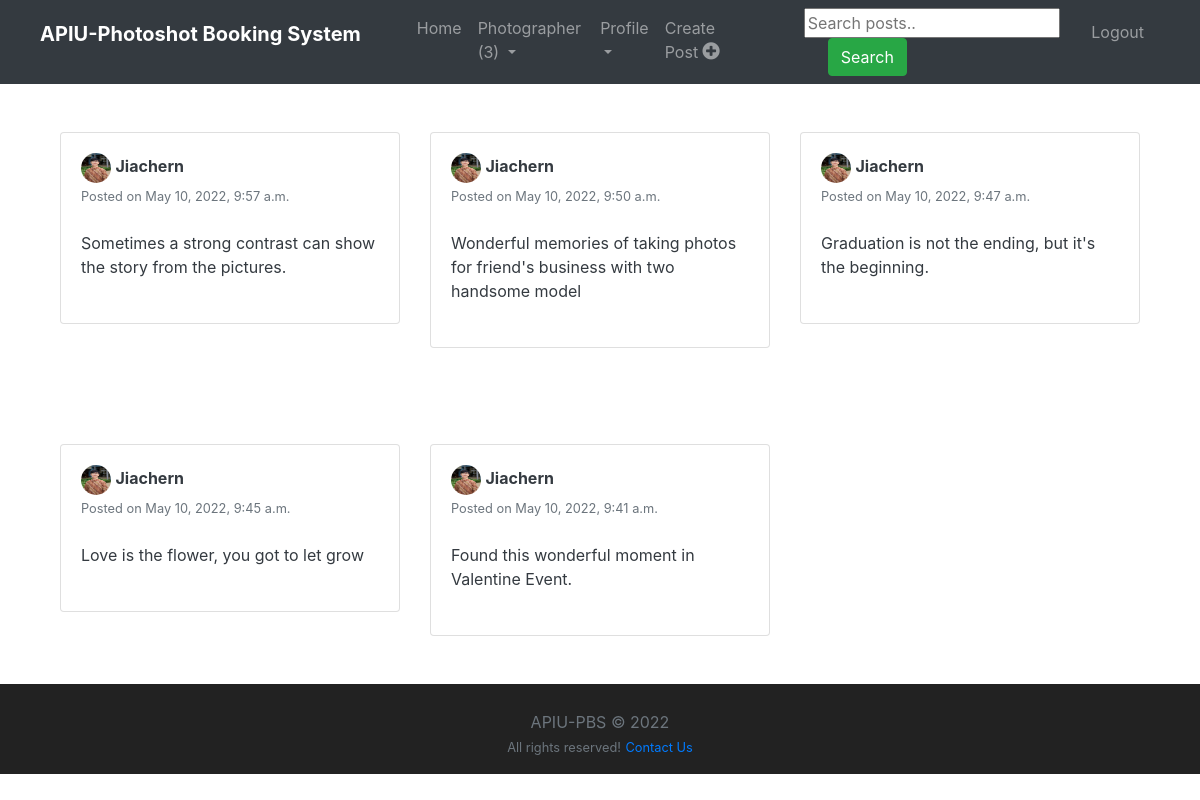
Page /user_posts/Jiachern (signed in) on the committed database.
### order/models.py (models this page shows, shortened)
class Photographer(models.Model):
	user = models.OneToOneField(User, on_delete=models.CASCADE, related_name="photographer_user")
	slug = AutoSlugField(populate_from='user')
	experience = models.CharField(max_length=255, blank=False)
	devices = models.CharField(max_length=100, blank=False)
	application = models.CharField(max_length=255, blank=True)
	price = models.CharField(max_length=20, blank=False)
	@property
	def count_order(self):
		return Order.objects.filter(Q(status='Pending') | Q(status='Accepted'), to_user1__user=self.user).count()

### feed/models.py (models this page shows, shortened)
class Post(models.Model):
	description = models.CharField(max_length=255, blank=True)
	pic = models.ImageField(upload_to='path/to/img')
	date_posted = models.DateTimeField(default=timezone.now)
	user_name = models.ForeignKey(User, on_delete=models.CASCADE, related_name="userPosts")
	tags = models.CharField(max_length=100, blank=True)

### users/models.py (models this page shows, shortened)
class Profile(models.Model):
	user = models.OneToOneField(User, on_delete=models.CASCADE)
	image = models.ImageField(default='default.png', upload_to='profile_pics')
	slug = AutoSlugField(populate_from='user')
	bio = models.CharField(max_length=255, blank=True)
	friends = models.ManyToManyField("Profile", blank=True)
	def get_absolute_url(self):
		return "/users/{}".format(self.slug)

### feed/views.py (the view)
# urls.py: path('user_posts/<str:username>', UserPostListView.as_view(), name='user-posts'),
class UserPostListView(LoginRequiredMixin, ListView):
	model = Post
	template_name = 'feed/user_posts.html'
	context_object_name = 'posts'
	paginate_by = 10
	def get_context_data(self, **kwargs):
		context = super(UserPostListView, self).get_context_data(**kwargs)
		user = get_object_or_404(User, username=self.kwargs.get('username'))
		liked = [i for i in Post.objects.filter(user_name=user) if Like.objects.filter(user = self.request.user, post=i)]
		context['liked_post'] = liked
		return context
	def get_queryset(self):
		user = get_object_or_404(User, username=self.kwargs.get('username'))
		return Post.objects.filter(user_name=user).order_by('-date_posted')

### feed/templates/feed/user_posts.html (shortened to what this page needs)
{% extends "feed/layout.html" %}
{% load static %}
{% block searchform %}
<form class="form-inline my-2 my-lg-0 ml-5" action="{% url 'search_posts' %}" method="get">
  <input name="p" type="text" placeholder="Search posts..">
  <button class="btn btn-success my-2 my-sm-0 ml-4" type="submit">Search</button>
</form>
{% endblock searchform %}
{% block content %}
<div class="container">
  <div class="row">
    {% for post in posts %}
    <div class="col-lg-4 col-md-12 mb-4 mb-lg-0">
      <div class="card card-signin my-5">
        <div class="card-body">
          <a href="{{ post.user_name.profile.get_absolute_url }}"><img src="{{ post.user_name.profile.image.url }}"
              class="rounded-circle" width="30" height="30" alt=""></a>
          <a class="text-dark" href="{{ post.user_name.profile.get_absolute_url }}"><b>{{ post.user_name }}</b></a>
          <br><small class="text-muted">Posted on {{ post.date_posted }}</small>
          <br><br>
          <p class="card-text text-dark">{{ post.description }}</p>
        </div>
        <a href="{% url 'post-detail' post.id %}"><img class="card-img-top" src="{{ post.pic.url }}" alt=""></a>
      </div>
    </div>
    {% endfor %}
  </div>
</div>
{% endblock content %}

### feed/templates/feed/layout.html (shortened to what this page needs)
{% load static %}
<!DOCTYPE html>
<html>
<head>
	<link rel="stylesheet" href="https://maxcdn.bootstrapcdn.com/bootstrap/4.0.0/css/bootstrap.min.css">
	<link rel="stylesheet" type="text/css" href="https://storage.googleapis.com/bytewalk/profilepage.css">
	<link rel="stylesheet" type="text/css" href="https://storage.googleapis.com/bytewalk/styles.css">
	<link rel="stylesheet" href="https://cdnjs.cloudflare.com/ajax/libs/font-awesome/4.7.0/css/font-awesome.min.css">
</head>
<body>
	<nav class="navbar navbar-expand-lg navbar-dark bg-dark sticky-top">
		<p class="navbar-brand ml-4 mr-4" href="#"><b>APIU-Photoshot Booking System</b></p>
		<div class="collapse navbar-collapse" id="navbarNavAltMarkup">
			<div class="navbar-nav ml-4 mr-4">
				<a class="nav-item nav-link" href="{% url 'home' %}">Home</a>
				{% if user.is_authenticated %}
				<div class="dropdown">
					{% if user.photographer_user.count_order >= 1 %}
					<a class="nav-item nav-link  dropdown-toggle" type="button" id="dropdownMenuButton"
						data-toggle="dropdown" aria-haspopup="true" aria-expanded="false" style="cursor: pointer;">
						Photographer ({{user.photographer_user.count_order}})
					</a>
					{% endif %}
				</div>
				<div class="dropdown">
					<a class=" nav-item nav-link  dropdown-toggle" type="button" id="dropdownMenuButton"
						data-toggle="dropdown" aria-haspopup="true" aria-expanded="false" style="cursor: pointer;">
						Profile
					</a>
				</div>
				{% if user.photographer_user %}
				<a class="nav-item nav-link" href="{% url 'post-create' %}">Create Post <i class="fa fa-plus-circle"
						style="font-size: 20px;"></i></a>
				{% endif %}
				{% block searchform %}{% endblock searchform %}
				<a class="nav-item nav-link float-right" href="{% url 'logout' %}" style="padding: 12px 16px">Logout</a>
				{% else %}
				<a class="nav-item nav-link" href="{% url 'login' %}">Login</a>
				<a class="nav-item nav-link" href="{% url 'register' %} ">Register</a>
				{% endif %}
			</div>
		</div>
	</nav>
	<div class="container">
		{% block content %}{% endblock content %}
	</div>
	<footer class="page-footer font-small black"
		style="height: 90px; padding: 10px 10px 0px 10px; width: 100%; background: #222;">
		<div class="footer-copyright text-center py-3 text-muted">APIU-PBS © 2022
			<br><small class="text-muted">All rights reserved!</small>
			<small class="text-muted"><a href="mailto:aiupbs2022@gmail.com">Contact Us</a></small>
		</div>
	</footer>
</body>
</html>

### rows in the picture
Post: user_name.profile.image (picture), user_name "Jiachern", date_posted "May 10, 2022, 9:57 a.m.", description "Sometimes a strong contrast can show the story from the pictures."
Post: user_name.profile.image (picture), user_name "Jiachern", date_posted "May 10, 2022, 9:50 a.m.", description "Wonderful memories of taking photos for friend's business with two handsome model"
Post: user_name.profile.image (picture), user_name "Jiachern", date_posted "May 10, 2022, 9:47 a.m.", description "Graduation is not the ending, but it's the beginning."
Post: user_name.profile.image (picture), user_name "Jiachern", date_posted "May 10, 2022, 9:45 a.m.", description "Love is the flower, you got to let grow"
Post: user_name.profile.image (picture), user_name "Jiachern", date_posted "May 10, 2022, 9:41 a.m.", description "Found this wonderful moment in Valentine Event."

### other values in the picture
{{ user.photographer_user.count_order }} "3"
